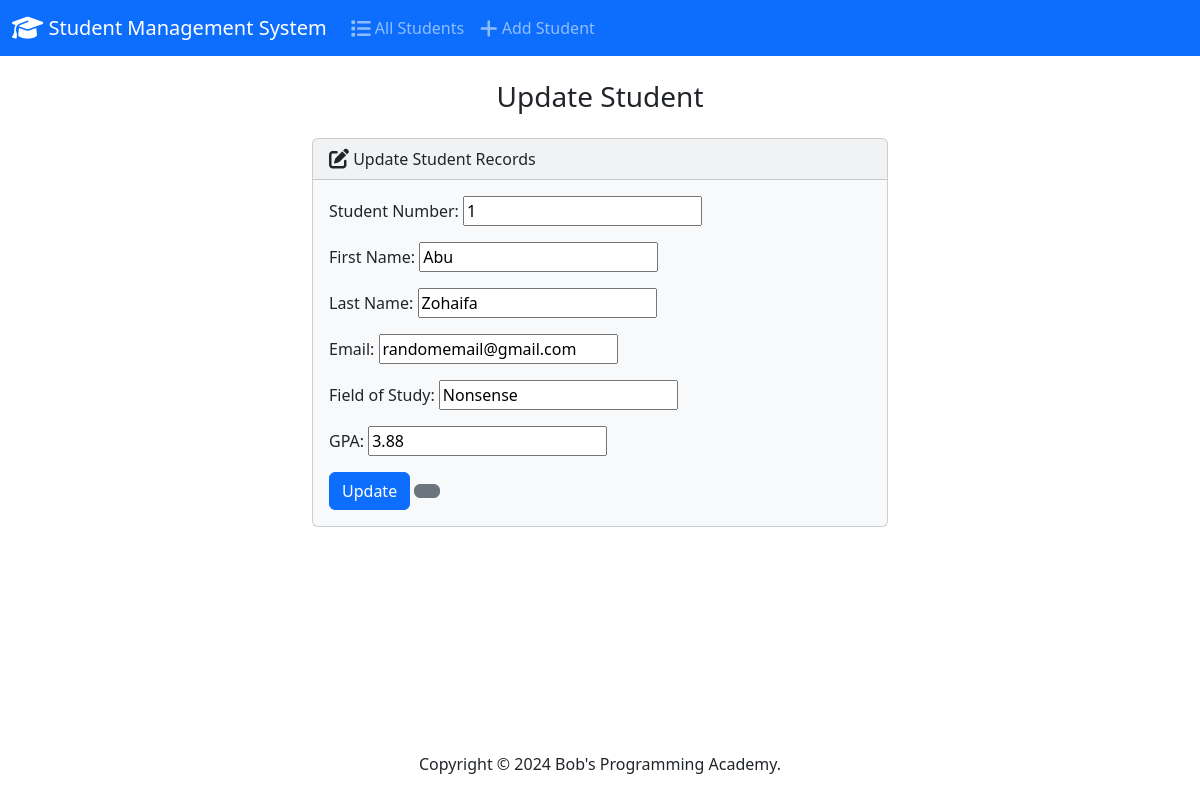
Page /edit/1/ on the committed database.
### students/models.py (models this page shows, shortened)
class Students(models.Model):
    student_number = models.PositiveIntegerField()
    first_name = models.CharField(max_length=50)
    last_name = models.CharField(max_length=50)
    email = models.EmailField(max_length=100)
    field_of_study = models.CharField(max_length=50)
    gpa = models.FloatField()

### students/views.py (the view)
# urls.py: path('edit/<int:id>/', views.edit, name="edit"),
def edit(request, id):
    if request.method == "POST":
        student = Students.objects.get(pk=id)
        form = StudentForm(request.POST, instance=student)
        if form.is_valid():
            form.save()
            return(render(request, 'students/edit.html', {
                'form': form,
                'success' : True
            }))
    else:
        student = Students.objects.get(pk=id)
        form = StudentForm(instance=student)
    return render(request, 'students/edit.html', {
        "form" : form
    })

### students/forms.py
class StudentForm(forms.ModelForm):
    class Meta:
        model = Students
        fields = ['student_number', 'first_name', 'last_name', 'email', 'field_of_study', 'gpa']
        labels = {
            'student_number' : 'Student Number',
            'first_name' : 'First Name',
            'last_name' : "Last Name",
            'email' : "Email",
            'field_of_study' : "Field of Study",
            'gpa': "GPA"
        }
        widget = {
            'student_number': forms.NumberInput(attrs={'class': 'form-control'}),
            'first_name' : forms.TextInput(attrs={'class':'form-control'}),
            'last_name': forms.TextInput(attrs={'class':'form-control'}),
            'email': forms.EmailInput(attrs={'class':'form-control'}),
            'field_of_study': forms.TextInput(attrs={'class':'form-control'}),
            'gpa' : forms.NumberInput(attrs={'class': 'form-control'})
        }

### students/templates/students/edit.html (shortened to what this page needs)
{% extends 'students/base.html' %}
{% block body %}
<h3 class="text-center m-4">Update Student</h3>
{% if success %}
    <div class="alert alert-success" role="alert">
        The student updated successfully.
        <a href="{% url 'index' %}" class="alert-link" >Go to Home Page.</a>
    </div>
{% else %}
    <div class="row justify-content-center">
        <div class="col-6">
            <div class="card bg-light mb-3">
                <div class="card-header"><i class="fa-solid fa-pen-to-square fa-lg"></i> Update Student Records</div>
                <div class="card-body">
                    <form action="" method="POST">
                        {{ form.as_p }}
                        <button type="submit" class="btn btn-primary">Update</button>
                        <a href="{% url 'index' %}" class='btn btn-secondary'></a>
                    </form>
                </div>
              </div>
        </div>
    </div>
{% endif %}
{% endblock %}

### rows in the picture
Students: student_number "1", first_name "Abu", last_name "Zohaifa", email "randomemail@gmail.com", field_of_study "Nonsense", gpa "3.88"
